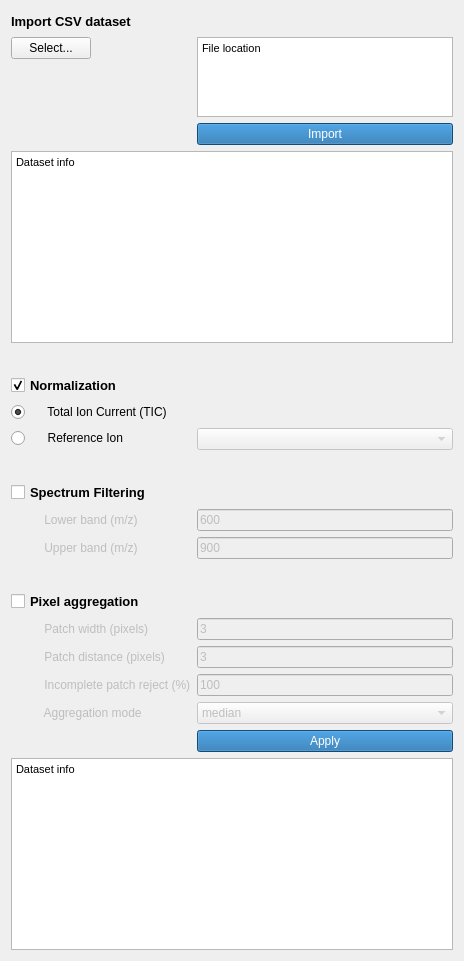
  <widget class="QWidget" name="tab_7">
   <attribute name="title">
    <string>Dataset Post-processing</string>
   </attribute>
   <layout class="QFormLayout" name="formLayout">
    <item row="3" column="0">
     <widget class="QLabel" name="label_81">
      <property name="font">
       <font>
        <pointsize>10</pointsize>
        <weight>75</weight>
        <bold>true</bold>
       </font>
      </property>
      <property name="styleSheet">
       <string notr="true"/>
      </property>
      <property name="text">
       <string>Import CSV dataset     </string>
      </property>
     </widget>
    </item>
    <item row="3" column="1">
     <spacer name="horizontalSpacer_10">
      <property name="orientation">
       <enum>Qt::Horizontal</enum>
      </property>
      <property name="sizeHint" stdset="0">
       <size>
        <width>40</width>
        <height>20</height>
       </size>
      </property>
     </spacer>
    </item>
    <item row="10" column="0">
     <widget class="QPushButton" name="csvSelect">
      <property name="text">
       <string>Select...</string>
      </property>
     </widget>
    </item>
    <item row="10" column="1">
     <widget class="QTextBrowser" name="csvTextBrowser">
      <property name="sizePolicy">
       <sizepolicy hsizetype="Expanding" vsizetype="Preferred">
        <horstretch>0</horstretch>
        <verstretch>0</verstretch>
       </sizepolicy>
      </property>
      <property name="maximumSize">
       <size>
        <width>16777215</width>
        <height>80</height>
       </size>
      </property>
      <property name="html">
       <string>&lt;!DOCTYPE HTML PUBLIC &quot;-//W3C//DTD HTML 4.0//EN&quot; &quot;http://www.w3.org/TR/REC-html40/strict.dtd&quot;&gt;
&lt;html&gt;&lt;head&gt;&lt;meta name=&quot;qrichtext&quot; content=&quot;1&quot; /&gt;&lt;style type=&quot;text/css&quot;&gt;
p, li { white-space: pre-wrap; }
&lt;/style&gt;&lt;/head&gt;&lt;body style=&quot; font-family:'MS Shell Dlg 2'; font-size:8.25pt; font-weight:400; font-style:normal;&quot;&gt;
&lt;p style=&quot; margin-top:0px; margin-bottom:0px; margin-left:0px; margin-right:0px; -qt-block-indent:0; text-indent:0px;&quot;&gt;File location&lt;/p&gt;&lt;/body&gt;&lt;/html&gt;</string>
      </property>
     </widget>
    </item>
    <item row="13" column="1">
     <widget class="QPushButton" name="csvLoad">
      <property name="styleSheet">
       <string notr="true">background-color: #1769aa;
color: rgb(255, 255, 255);</string>
      </property>
      <property name="text">
       <string>Import</string>
      </property>
     </widget>
    </item>
    <item row="14" column="0" colspan="2">
     <widget class="QTextBrowser" name="csvInfo">
      <property name="sizePolicy">
       <sizepolicy hsizetype="Expanding" vsizetype="Preferred">
        <horstretch>0</horstretch>
        <verstretch>0</verstretch>
       </sizepolicy>
      </property>
      <property name="maximumSize">
       <size>
        <width>16777215</width>
        <height>200</height>
       </size>
      </property>
      <property name="html">
       <string>&lt;!DOCTYPE HTML PUBLIC &quot;-//W3C//DTD HTML 4.0//EN&quot; &quot;http://www.w3.org/TR/REC-html40/strict.dtd&quot;&gt;
&lt;html&gt;&lt;head&gt;&lt;meta name=&quot;qrichtext&quot; content=&quot;1&quot; /&gt;&lt;style type=&quot;text/css&quot;&gt;
p, li { white-space: pre-wrap; }
&lt;/style&gt;&lt;/head&gt;&lt;body style=&quot; font-family:'MS Shell Dlg 2'; font-size:8.25pt; font-weight:400; font-style:normal;&quot;&gt;
&lt;p style=&quot; margin-top:0px; margin-bottom:0px; margin-left:0px; margin-right:0px; -qt-block-indent:0; text-indent:0px;&quot;&gt;Dataset info&lt;/p&gt;&lt;/body&gt;&lt;/html&gt;</string>
      </property>
     </widget>
    </item>
    <item row="15" column="0" colspan="2">
     <spacer name="verticalSpacer_22">
      <property name="orientation">
       <enum>Qt::Vertical</enum>
      </property>
      <property name="sizeType">
       <enum>QSizePolicy::Fixed</enum>
      </property>
      <property name="sizeHint" stdset="0">
       <size>
        <width>20</width>
        <height>20</height>
       </size>
      </property>
     </spacer>
    </item>
    <item row="20" column="0">
     <widget class="QCheckBox" name="normalizeCheckbox">
      <property name="font">
       <font>
        <pointsize>10</pointsize>
        <weight>75</weight>
        <bold>true</bold>
       </font>
      </property>
      <property name="text">
       <string>Normalization</string>
      </property>
      <property name="checked">
       <bool>true</bool>
      </property>
     </widget>
    </item>
    <item row="20" column="1">
     <spacer name="horizontalSpacer_13">
      <property name="orientation">
       <enum>Qt::Horizontal</enum>
      </property>
      <property name="sizeHint" stdset="0">
       <size>
        <width>40</width>
        <height>20</height>
       </size>
      </property>
     </spacer>
    </item>
    <item row="21" column="0">
     <widget class="QRadioButton" name="normalizeTICoption">
      <property name="enabled">
       <bool>true</bool>
      </property>
      <property name="text">
       <string>     Total Ion Current (TIC)</string>
      </property>
      <property name="checked">
       <bool>true</bool>
      </property>
     </widget>
    </item>
    <item row="22" column="0">
     <widget class="QRadioButton" name="refNorm">
      <property name="enabled">
       <bool>true</bool>
      </property>
      <property name="text">
       <string>     Reference Ion</string>
      </property>
     </widget>
    </item>
    <item row="22" column="1">
     <widget class="QComboBox" name="refIoncomboBox">
      <property name="enabled">
       <bool>false</bool>
      </property>
     </widget>
    </item>
    <item row="23" column="0" colspan="2">
     <spacer name="verticalSpacer_21">
      <property name="orientation">
       <enum>Qt::Vertical</enum>
      </property>
      <property name="sizeType">
       <enum>QSizePolicy::Fixed</enum>
      </property>
      <property name="sizeHint" stdset="0">
       <size>
        <width>20</width>
        <height>20</height>
       </size>
      </property>
     </spacer>
    </item>
    <item row="27" column="0">
     <widget class="QCheckBox" name="spectrumFiltercheckBox">
      <property name="font">
       <font>
        <pointsize>10</pointsize>
        <weight>75</weight>
        <bold>true</bold>
       </font>
      </property>
      <property name="text">
       <string>Spectrum Filtering</string>
      </property>
     </widget>
    </item>
    <item row="27" column="1">
     <spacer name="horizontalSpacer_12">
      <property name="orientation">
       <enum>Qt::Horizontal</enum>
      </property>
      <property name="sizeHint" stdset="0">
       <size>
        <width>40</width>
        <height>20</height>
       </size>
      </property>
     </spacer>
    </item>
    <item row="28" column="0">
     <widget class="QLabel" name="lowLabel">
      <property name="enabled">
       <bool>false</bool>
      </property>
      <property name="text">
       <string>          Lower band (m/z)</string>
      </property>
     </widget>
    </item>
    <item row="31" column="0" colspan="2">
     <spacer name="verticalSpacer_20">
      <property name="orientation">
       <enum>Qt::Vertical</enum>
      </property>
      <property name="sizeType">
       <enum>QSizePolicy::Fixed</enum>
      </property>
      <property name="sizeHint" stdset="0">
       <size>
        <width>20</width>
        <height>20</height>
       </size>
      </property>
     </spacer>
    </item>
    <item row="37" column="0">
     <widget class="QCheckBox" name="pixelaggcheckBox">
      <property name="font">
       <font>
        <pointsize>10</pointsize>
        <weight>75</weight>
        <bold>true</bold>
       </font>
      </property>
      <property name="text">
       <string>Pixel aggregation</string>
      </property>
     </widget>
    </item>
    <item row="37" column="1">
     <spacer name="horizontalSpacer_11">
      <property name="orientation">
       <enum>Qt::Horizontal</enum>
      </property>
      <property name="sizeHint" stdset="0">
       <size>
        <width>40</width>
        <height>20</height>
       </size>
      </property>
     </spacer>
    </item>
    <item row="38" column="0">
     <widget class="QLabel" name="wLabel">
      <property name="enabled">
       <bool>false</bool>
      </property>
      <property name="text">
       <string>          Patch width (pixels)</string>
      </property>
     </widget>
    </item>
    <item row="28" column="1">
     <widget class="QLineEdit" name="spectrumlowerBand">
      <property name="enabled">
       <bool>false</bool>
      </property>
      <property name="text">
       <string>600</string>
      </property>
     </widget>
    </item>
    <item row="29" column="1">
     <widget class="QLineEdit" name="spectrumUpperband">
      <property name="enabled">
       <bool>false</bool>
      </property>
      <property name="text">
       <string>900</string>
      </property>
     </widget>
    </item>
    <item row="38" column="1">
     <widget class="QLineEdit" name="patchWidth">
      <property name="enabled">
       <bool>false</bool>
      </property>
      <property name="text">
       <string>3</string>
      </property>
     </widget>
    </item>
    <item row="39" column="0">
     <widget class="QLabel" name="sLabel">
      <property name="enabled">
       <bool>false</bool>
      </property>
      <property name="text">
       <string>          Patch distance (pixels)</string>
      </property>
     </widget>
    </item>
    <item row="39" column="1">
     <widget class="QLineEdit" name="patchStride">
      <property name="enabled">
       <bool>false</bool>
      </property>
      <property name="text">
       <string>3</string>
      </property>
     </widget>
    </item>
    <item row="40" column="0">
     <widget class="QLabel" name="pLabel">
      <property name="enabled">
       <bool>false</bool>
      </property>
      <property name="text">
       <string>          Incomplete patch reject (%)</string>
      </property>
     </widget>
    </item>
    <item row="40" column="1">
     <widget class="QLineEdit" name="partialPatch">
      <property name="enabled">
       <bool>false</bool>
      </property>
      <property name="text">
       <string>100</string>
      </property>
     </widget>
    </item>
    <item row="41" column="0">
     <widget class="QLabel" name="mLabel">
      <property name="enabled">
       <bool>false</bool>
      </property>
      <property name="text">
       <string>          Aggregation mode</string>
      </property>
     </widget>
    </item>
    <item row="41" column="1">
     <widget class="QComboBox" name="aggMode">
      <property name="enabled">
       <bool>false</bool>
      </property>
      <item>
       <property name="text">
        <string>median</string>
       </property>
      </item>
      <item>
       <property name="text">
        <string>mean</string>
       </property>
      </item>
      <item>
       <property name="text">
        <string>max</string>
       </property>
      </item>
      <item>
       <property name="text">
        <string>min</string>
       </property>
      </item>
     </widget>
    </item>
    <item row="42" column="1">
     <widget class="QPushButton" name="applyProcessingButton">
      <property name="styleSheet">
       <string notr="true">background-color: #1769aa;
color: rgb(255, 255, 255);</string>
      </property>
      <property name="text">
       <string>Apply</string>
      </property>
     </widget>
    </item>
    <item row="43" column="0" colspan="2">
     <widget class="QTextBrowser" name="postCsvinfo">
      <property name="sizePolicy">
       <sizepolicy hsizetype="Expanding" vsizetype="Preferred">
        <horstretch>0</horstretch>
        <verstretch>0</verstretch>
       </sizepolicy>
      </property>
      <property name="maximumSize">
       <size>
        <width>16777215</width>
        <height>200</height>
       </size>
      </property>
      <property name="html">
       <string>&lt;!DOCTYPE HTML PUBLIC &quot;-//W3C//DTD HTML 4.0//EN&quot; &quot;http://www.w3.org/TR/REC-html40/strict.dtd&quot;&gt;
&lt;html&gt;&lt;head&gt;&lt;meta name=&quot;qrichtext&quot; content=&quot;1&quot; /&gt;&lt;style type=&quot;text/css&quot;&gt;
p, li { white-space: pre-wrap; }
&lt;/style&gt;&lt;/head&gt;&lt;body style=&quot; font-family:'MS Shell Dlg 2'; font-size:8.25pt; font-weight:400; font-style:normal;&quot;&gt;
&lt;p style=&quot; margin-top:0px; margin-bottom:0px; margin-left:0px; margin-right:0px; -qt-block-indent:0; text-indent:0px;&quot;&gt;Dataset info&lt;/p&gt;&lt;/body&gt;&lt;/html&gt;</string>
      </property>
     </widget>
    </item>
    <item row="29" column="0">
     <widget class="QLabel" name="upLabel">
      <property name="enabled">
       <bool>false</bool>
      </property>
      <property name="text">
       <string>          Upper band (m/z)</string>
      </property>
     </widget>
    </item>
   </layout>
  </widget>
